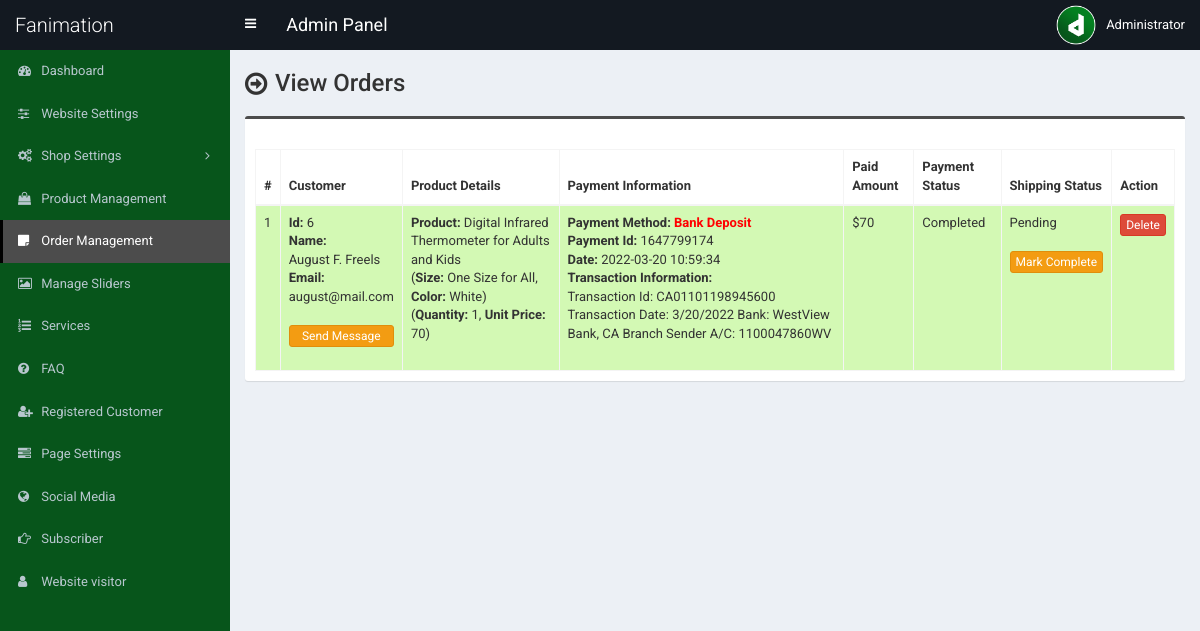
The page /admin/order.php (signed in) on the database as committed earlier.
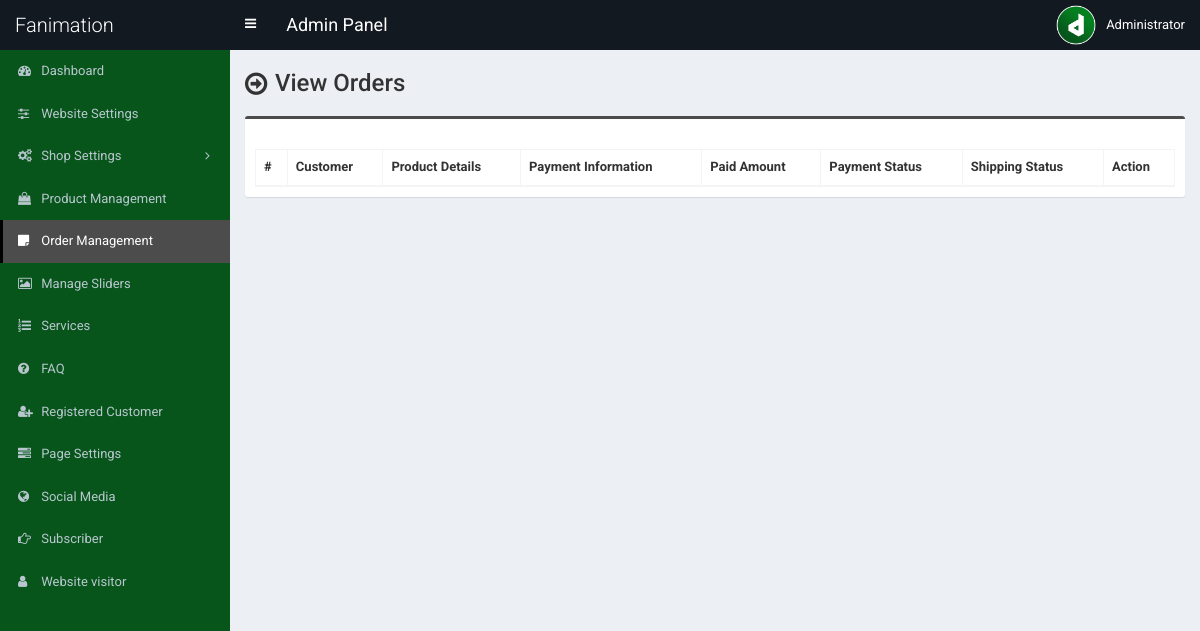
The same page on the database as committed later.
### tables this page shows
CREATE TABLE `tbl_payment` (
  `id` int(11) NOT NULL,
  `customer_id` int(11) NOT NULL,
  `customer_name` varchar(255) NOT NULL,
  `customer_email` varchar(255) NOT NULL,
  `payment_date` varchar(50) NOT NULL,
  `txnid` varchar(255) NOT NULL,
  `paid_amount` int(11) NOT NULL,
  `card_number` varchar(50) NOT NULL,
  `card_cvv` varchar(10) NOT NULL,
  `card_month` varchar(10) NOT NULL,
  `card_year` varchar(10) NOT NULL,
  `bank_transaction_info` text NOT NULL,
  `payment_method` varchar(20) NOT NULL,
  `payment_status` varchar(25) NOT NULL,
  `shipping_status` varchar(20) NOT NULL,
  `payment_id` varchar(255) NOT NULL
);

CREATE TABLE `tbl_order` (
  `id` int(11) NOT NULL,
  `product_id` int(11) NOT NULL,
  `product_name` varchar(255) NOT NULL,
  `size` varchar(100) NOT NULL,
  `color` varchar(100) NOT NULL,
  `quantity` varchar(50) NOT NULL,
  `unit_price` varchar(50) NOT NULL,
  `payment_id` varchar(255) NOT NULL
);

### admin/order.php (the view, shortened to what this page needs)
<?php require_once('header.php'); ?>
<section class="content-header">
	<div class="content-header-left">
		<h1>View Orders</h1>
	</div>
</section>
<section class="content">
  <div class="row">
    <div class="col-md-12">
      <div class="box box-info">
        <div class="box-body table-responsive">
          <table id="example1" class="table table-bordered table-hover table-striped">
			<thead>
			    <tr>
			        <th>#</th>
                    <th>Customer</th>
			        <th>Product Details</th>
                    <th>
                    	Payment Information
                    </th>
                    <th>Paid Amount</th>
                    <th>Payment Status</th>
                    <th>Shipping Status</th>
			        <th>Action</th>
			    </tr>
			</thead>
            <tbody>
            	<?php
            	$i=0;
            	$statement = $pdo->prepare("SELECT * FROM tbl_payment ORDER by id DESC");
            	$statement->execute();
            	$result = $statement->fetchAll(PDO::FETCH_ASSOC);
            	foreach ($result as $row) {
            		$i++;
            		?>
					<tr class="<?php if($row['payment_status']=='Pending'){echo 'bg-r';}else{echo 'bg-g';} ?>">
	                    <td><?php echo $i; ?></td>
	                    <td>
                            <b>Id:</b> <?php echo $row['customer_id']; ?><br>
                            <b>Name:</b><br> <?php echo $row['customer_name']; ?><br>
                            <b>Email:</b><br> <?php echo $row['customer_email']; ?><br><br>
                            <a href="#" data-toggle="modal" data-target="#model-<?php echo $i; ?>"class="btn btn-warning btn-xs" style="width:100%;margin-bottom:4px;">Send Message</a>
                        </td>
                        <td>
                           <?php
                           $statement1 = $pdo->prepare("SELECT * FROM tbl_order WHERE payment_id=?");
                           $statement1->execute(array($row['payment_id']));
                           $result1 = $statement1->fetchAll(PDO::FETCH_ASSOC);
                           foreach ($result1 as $row1) {
                                echo '<b>Product:</b> '.$row1['product_name'];
                                echo '<br>(<b>Size:</b> '.$row1['size'];
                                echo ', <b>Color:</b> '.$row1['color'].')';
                                echo '<br>(<b>Quantity:</b> '.$row1['quantity'];
                                echo ', <b>Unit Price:</b> '.$row1['unit_price'].')';
                                echo '<br><br>';
                           }
                           ?>
                        </td>
                        <td>
                        	<?php if($row['payment_method'] == 'PayPal'): ?>
                        		<b>Payment Method:</b> <?php echo '<span style="color:red;"><b>'.$row['payment_method'].'</b></span>'; ?><br>
                        		<b>Payment Id:</b> <?php echo $row['payment_id']; ?><br>
                        		<b>Date:</b> <?php echo $row['payment_date']; ?><br>
                        		<b>Transaction Id:</b> <?php echo $row['txnid']; ?><br>
                        	<?php elseif($row['payment_method'] == 'Bank Deposit'): ?>
                        		<b>Payment Method:</b> <?php echo '<span style="color:red;"><b>'.$row['payment_method'].'</b></span>'; ?><br>
                        		<b>Payment Id:</b> <?php echo $row['payment_id']; ?><br>
								<b>Date:</b> <?php echo $row['payment_date']; ?><br>
                        		<b>Transaction Information:</b> <br><?php echo $row['bank_transaction_info']; ?><br>
                        	<?php endif; ?>
                        </td>
                        <td>$<?php echo $row['paid_amount']; ?></td>
                        <td>
                            <?php echo $row['payment_status']; ?>
                            <br><br>
                        </td>
                        <td>
                            <?php echo $row['shipping_status']; ?>
                            <br><br>
                            <?php
                            if($row['payment_status']=='Completed') {
                                if($row['shipping_status']=='Pending'){
                                    ?>
                                    <a href="shipping-change-status.php?id=<?php echo $row['id']; ?>&task=Completed" class="btn btn-warning btn-xs" style="width:100%;margin-bottom:4px;">Mark Complete</a>
                                    <?php
                                }
                            }
                            ?>
                        </td>
	                    <td>
                            <a href="#" class="btn btn-danger btn-xs" data-href="order-delete.php?id=<?php echo $row['id']; ?>" data-toggle="modal" data-target="#confirm-delete" style="width:100%;">Delete</a>
	                    </td>
	                </tr>
            		<?php
            	}
            	?>
            </tbody>
          </table>
        </div>
      </div>
</section>
<?php require_once('footer.php'); ?>

### admin/header.php (shortened to what this page needs)
<!DOCTYPE html>
<html>
<head>
	<link rel="stylesheet" href="css/bootstrap.min.css">
	<link rel="stylesheet" href="css/font-awesome.min.css">
	<link rel="stylesheet" href="css/ionicons.min.css">
	<link rel="stylesheet" href="css/datepicker3.css">
	<link rel="stylesheet" href="css/all.css">
	<link rel="stylesheet" href="css/select2.min.css">
	<link rel="stylesheet" href="css/dataTables.bootstrap.css">
	<link rel="stylesheet" href="css/jquery.fancybox.css">
	<link rel="stylesheet" href="css/AdminLTE.min.css">
	<link rel="stylesheet" href="css/_all-skins.min.css">
	<link rel="stylesheet" href="css/on-off-switch.css"/>
	<link rel="stylesheet" href="css/summernote.css">
	<link rel="stylesheet" href="style.css">
</head>
<body class="hold-transition fixed skin-blue sidebar-mini">
	<div class="wrapper">
		<header class="main-header">
			<a href="index.php" class="logo">
				<span class="logo-lg">Fanimation</span>
			</a>
			<nav class="navbar navbar-static-top">
				<a href="#" class="sidebar-toggle" data-toggle="offcanvas" role="button">
				</a>
				<span style="float:left;line-height:50px;color:#fff;padding-left:15px;font-size:18px;">Admin Panel</span>
				<div class="navbar-custom-menu">
					<ul class="nav navbar-nav">
						<li class="dropdown user user-menu">
							<a href="#" class="dropdown-toggle" data-toggle="dropdown">
								<img src="../assets/uploads/<?php echo $_SESSION['user']['photo']; ?>" class="user-image" alt="User Image">
								<span class="hidden-xs"><?php echo $_SESSION['user']['full_name']; ?></span>
							</a>
						</li>
					</ul>
				</div>
			</nav>
		</header>
  		<?php $cur_page = substr($_SERVER["SCRIPT_NAME"],strrpos($_SERVER["SCRIPT_NAME"],"/")+1); ?>
  		<aside class="main-sidebar">
    		<section class="sidebar">
      			<ul class="sidebar-menu">
			        <li class="treeview <?php if($cur_page == 'index.php') {echo 'active';} ?>">
			          <a href="index.php">
			            <i class="fa fa-dashboard"></i> <span>Dashboard</span>
			          </a>
			        </li>
			        <li class="treeview <?php if( ($cur_page == 'settings.php') ) {echo 'active';} ?>">
			          <a href="settings.php">
			            <i class="fa fa-sliders"></i> <span>Website Settings</span>
			          </a>
			        </li>
                    <li class="treeview <?php if( ($cur_page == 'size.php') || ($cur_page == 'size-add.php') || ($cur_page == 'size-edit.php') || ($cur_page == 'color.php') || ($cur_page == 'color-add.php') || ($cur_page == 'color-edit.php') || ($cur_page == 'country.php') || ($cur_page == 'country-add.php') || ($cur_page == 'country-edit.php') || ($cur_page == 'shipping-cost.php') || ($cur_page == 'shipping-cost-edit.php') || ($cur_page == 'top-category.php') || ($cur_page == 'top-category-add.php') || ($cur_page == 'top-category-edit.php') || ($cur_page == 'mid-category.php') || ($cur_page == 'mid-category-add.php') || ($cur_page == 'mid-category-edit.php') || ($cur_page == 'end-category.php') || ($cur_page == 'end-category-add.php') || ($cur_page == 'end-category-edit.php') ) {echo 'active';} ?>">
                        <a href="#">
                            <i class="fa fa-cogs"></i>
                            <span>Shop Settings</span>
                            <span class="pull-right-container">
								<i class="fa fa-angle-left pull-right"></i>
							</span>
                        </a>
                    </li>
                    <li class="treeview <?php if( ($cur_page == 'product.php') || ($cur_page == 'product-add.php') || ($cur_page == 'product-edit.php') ) {echo 'active';} ?>">
                        <a href="product.php">
                            <i class="fa fa-shopping-bag"></i> <span>Product Management</span>
                        </a>
                    </li>
                    <li class="treeview <?php if( ($cur_page == 'order.php') ) {echo 'active';} ?>">
                        <a href="order.php">
                            <i class="fa fa-sticky-note"></i> <span>Order Management</span>
                        </a>
                    </li>
                     <li class="treeview <?php if( ($cur_page == 'slider.php') ) {echo 'active';} ?>">
			          <a href="slider.php">
			            <i class="fa fa-picture-o"></i> <span>Manage Sliders</span>
			          </a>
			        </li>
			        <li class="treeview <?php if( ($cur_page == 'service.php') ) {echo 'active';} ?>">
			          <a href="service.php">
			            <i class="fa fa-list-ol"></i> <span>Services</span>
			          </a>
			        </li>
			      			        <li class="treeview <?php if( ($cur_page == 'faq.php') ) {echo 'active';} ?>">
			          <a href="faq.php">
			            <i class="fa fa-question-circle"></i> <span>FAQ</span>
			          </a>
			        </li>
						<li class="treeview <?php if( ($cur_page == 'customer.php') || ($cur_page == 'customer-add.php') || ($cur_page == 'customer-edit.php') ) {echo 'active';} ?>">
			          <a href="customer.php">
			            <i class="fa fa-user-plus"></i> <span>Registered Customer</span>
			          </a>
			        </li>
			        <li class="treeview <?php if( ($cur_page == 'page.php') ) {echo 'active';} ?>">
			          <a href="page.php">
			            <i class="fa fa-tasks"></i> <span>Page Settings</span>
			          </a>
			        </li>
			        <li class="treeview <?php if( ($cur_page == 'social-media.php') ) {echo 'active';} ?>">
			          <a href="social-media.php">
			            <i class="fa fa-globe"></i> <span>Social Media</span>
			          </a>
			        </li>
			        <li class="treeview <?php if( ($cur_page == 'subscriber.php')||($cur_page == 'subscriber.php') ) {echo 'active';} ?>">
			          <a href="subscriber.php">
			            <i class="fa fa-hand-o-right"></i> <span>Subscriber</span>
			          </a>
			        </li>
					<li class="treeview <?php if( ($cur_page == 'website-visitor.php')||($cur_page == 'website-visitor.php') ) {echo 'active';} ?>">
			          <a href="website-visitor.php">
					  <i class="fa fa-user"></i> <span>Website visitor</span>
			          </a>
			        </li>
      			</ul>
    		</section>
  		</aside>
  		<div class="content-wrapper">

### admin/footer.php (shortened to what this page needs)
		</div>
	</div>
</body>
</html>

### admin/style.css (style rules this page uses)
body { font-size: 13px; font-family: "Roboto", sans-serif; }
.navbar-nav > .user-menu .user-image { width: 40px; height: 40px; margin-top: -10px; }
.content-header > h1, .content-header .content-header-left h1 { font-family: "Roboto", sans-serif; }
.main-header .logo { text-align: left; }
.main-header .logo .logo-lg { font-family: "Roboto", sans-serif; }
.box-info { padding-top: 20px; }
.sidebar-menu li > a > .pull-right-container > .fa-angle-left:before { content: "\f105"; }
.content-header { overflow: hidden; }
.content-header .content-header-left { float: left; padding-top: 5px; }
.content-header .content-header-left h1 { margin-top: 0; margin-bottom: 0; padding-left: 30px; padding-bottom: 5px; font-size: 24px; position: relative; }
.content-header .content-header-left h1:before { position: absolute; top: 0; left: 0; font-family: "FontAwesome", sans-serif; font-size: 26px; content: "\f18e"; }
.skin-blue .sidebar-menu > li:hover > a, .skin-blue .sidebar-menu > li.active > a { color: #fff; background: #3c8dbc; border-left-color: #3c8dbc; }
.skin-blue .main-header .logo, .skin-blue .main-header .logo:hover, .skin-blue .main-header .navbar, .skin-blue .main-header .navbar .sidebar-toggle:hover { background-color: #131921; }
.skin-blue .sidebar-menu > li:hover > a, .skin-blue .sidebar-menu > li.active > a { background-color: #4c4c4c; border-left-color: #000000; }
.box.box-info { border-top-color: #4c4c4c; }
.bg-g { background: #d3f9b4 !important; }

Rows that differ between the two databases and show on the page:
removed tbl_payment: customer "6", customer_name "August F. Freels", customer_email "august@mail.com", payment_method "Bank Deposit", payment "1647799174", payment_date "2022-03-20 10:59:34", bank_transaction_info "Transaction Id: CA01101198945600 Transaction Date: 3/20/2022 Bank: WestView Bank, CA Branch Sender A/C: 1100047860WV", paid_amount "70", payment_status "Completed", shipping_status "Pending"
removed tbl_order: product_name "Digital Infrared Thermometer for Adults and Kids", size "One Size for All", color "White", quantity "1", unit_price "70"
